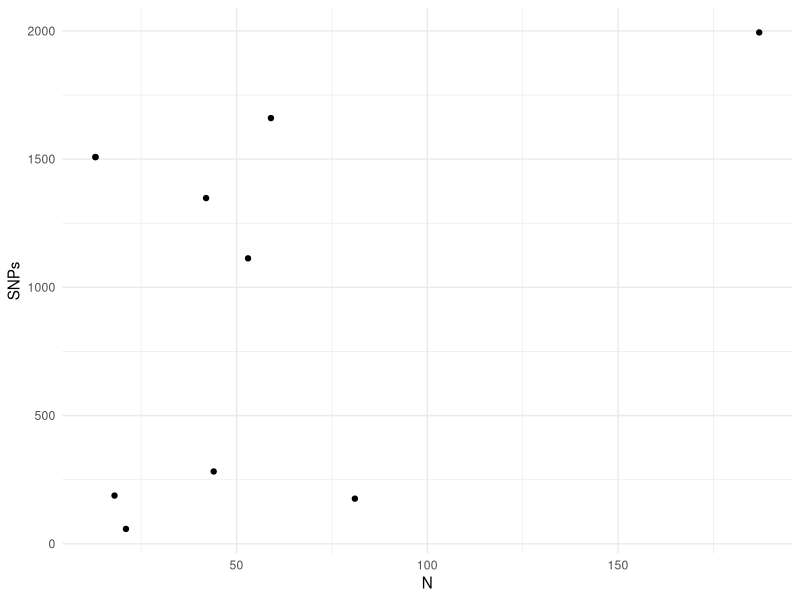

Generate this figure with R:
## ---- chunk 1
library( tidyverse )
library( ggrepel )
theme_set( theme_minimal() )
## ---- chunk 2
#| echo: false
tribble( ~Population, ~N, ~Sites, ~SNPs,
         "S", 187, 15089, 1994,
         "P", 59, 10730, 1660,
         "J", 13, 9367, 1508,
         "K", 13, 9367, 1508,
         "R", 42, 10294, 1348,
         "W", 53, 10891, 1113,
         "O", 44, 11338, 282,
         "Q", 18, 7100, 188,
         "T", 81, 11986, 176,
         "V", 21, 8586, 58) %>% 
  ggplot( aes(N,SNPs,label=Population) ) + 
  geom_point()
